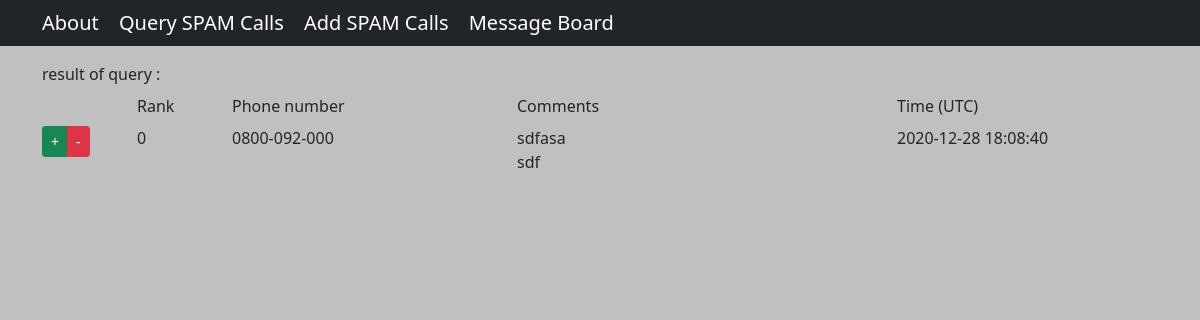
The app's page /rank_up/5, older data.
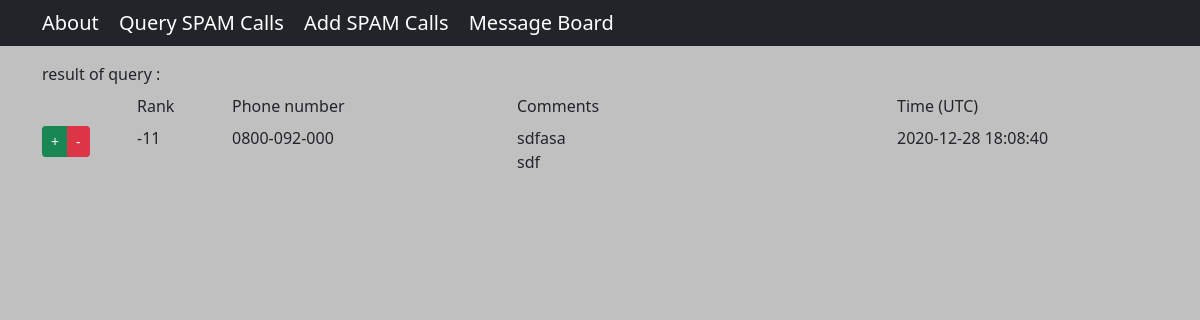
The same page, newer data.
### tables this page shows
CREATE TABLE calls (
            id INTEGER PRIMARY KEY AUTOINCREMENT,
            phone TEXT NOT NULL,
            comments TEXT NOT NULL,
            time TIMESTAMP DEFAULT CURRENT_TIMESTAMP,
            rank INTEGER DEFAULT 0
        );

### routes.py (the view)
@app.route("/rank_up/<int:id>", methods=["POST", "GET"])
def rank_up(id):
    sql = "update calls set rank = rank + 1 where id = ?"
    con = sqlite3.connect(database)
    con.row_factory = sqlite3.Row
    cur = con.cursor()
    cur.execute(sql, (id,))
    con.commit()
    sql = "select * from calls where id = ?"
    cur.execute(sql, (id,))
    data = cur.fetchall()
    con.close()
    return render_template("result.html", data=data, action='query')

### templates/result.html (shortened to what this page needs)
{% extends "template.html" %}
{% block main %}
<div class="container">
    <label class="form-label">result of {{action}} : {{msg}}</label>
    <div class="row mb-2">
        {% if msg != None%}
        {% if action == 'query'%}
        <div class="col-1"></div>
        <div class="col-1">Rank</div>
        {% endif %}
        <div class="col-3">Phone number</div>
        <div class="col-4">Comments</div>
        {% if action == 'query'%}
        <div class="col-3">Time (UTC)</div>
        {% endif %}
        {% endif %}
    </div>
    {% if action == 'query'%}
    {% for rec in data %}
    <div class="row mb-2">
        <div class="col-1">
            <div class="btn-group" role="group" aria-label="...">
                <a href="{{url_for('rank_up', id=rec[0]) }}" name="rank_up" class="btn btn-sm btn-success">+</a>
                <a href="{{url_for('rank_down', id=rec[0]) }}" name="rank_down" class="btn btn-sm btn-danger">-</a>
            </div>
        </div>
        <div class="col-1">{{ rec["rank"] }}</div>
        <div class="col-3">{{ rec["phone"] }}</div>
        <div class="col-4 newline">{{ rec["comments"] }}</div>
        <div class="col-3">{{ rec["time"] }}</div>
    </div>
    {% endfor %}
    {% endif %}
</div>
{% endblock %}

Row changes from the older to the newer data that the page shows:
changed calls "sdfasa sdf": rank "0" → "-11"
